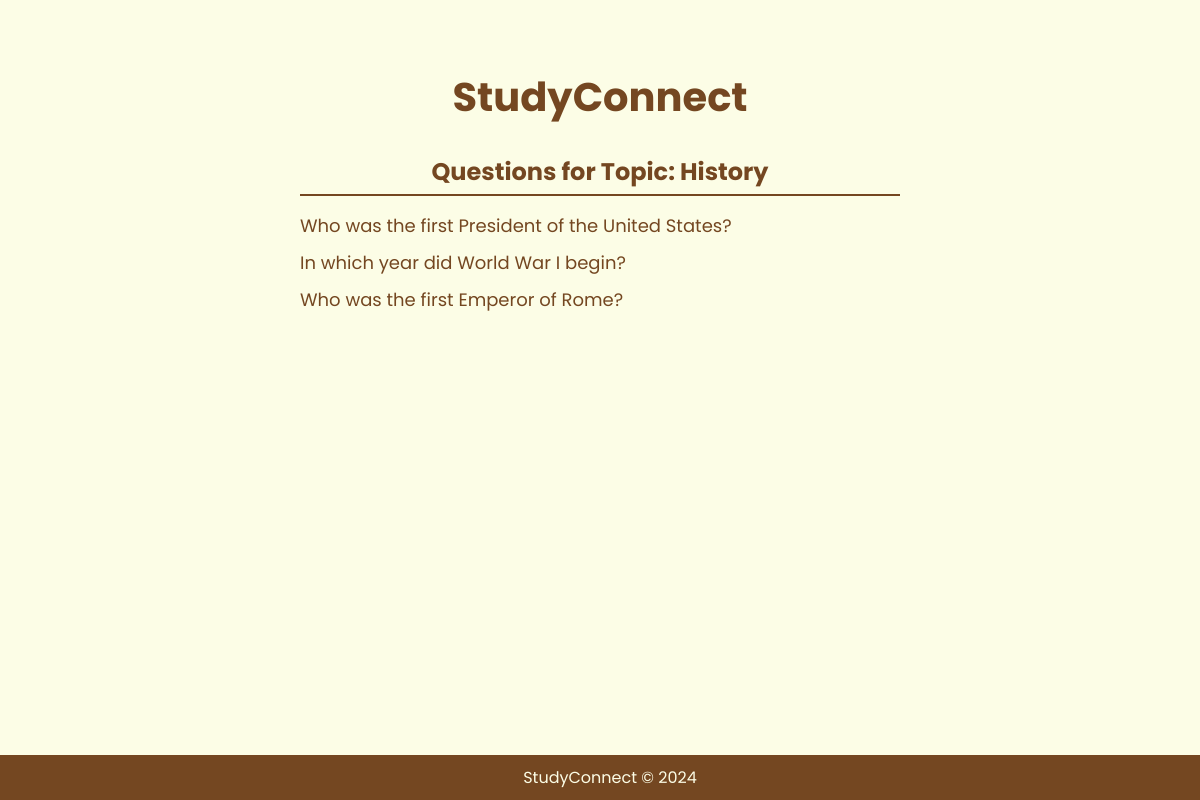
The page /topics/History/ on the database its author committed.
### flashcards/models.py (models this page shows, shortened)
class Flashcard(models.Model):
    question = models.CharField(max_length=255)
    answer = models.TextField()
    topic = models.CharField(max_length=100)

### flashcards/views.py (the view)
# urls.py: path('topics/<str:topic>/', views.quiz_questions_by_topic, name='quiz_questions_by_topic'),
def quiz_questions_by_topic(request, topic):
    flashcards = Flashcard.objects.filter(topic=topic)
    return render(request, 'flashcards/quiz_questions_by_topic.html', {'flashcards': flashcards})

### flashcards/templates/flashcards/quiz_questions_by_topic.html
{% extends 'base.html' %}
{% block content %}
<h2 class="section-title">Questions for Topic: {{ flashcards.0.topic }}</h2>
<div class="section">
    <ul>
        {% for flashcard in flashcards %}
        <li><a href="{% url 'quiz_question' pk=flashcard.pk %}">{{ flashcard.question }}</a></li>
        {% endfor %}
    </ul>
</div>
{% endblock %}

### flashcards/static/flashcards/css/styles.css (style rules this page uses)
body { font-family: 'Poppins', Courier, monospace; background-color: rgb(252, 253, 230); color: #333; margin: 0; padding: 0; }
h2 { color: #744721; }
ul { list-style-type: none; padding: 0; }
li { margin-bottom: 10px; }
a { font-size: large; text-decoration: none; color: #744721; }
.section { margin-bottom: 30px; }
.section-title { font-size: 24px; border-bottom: 2px solid #744721; padding-bottom: 5px; margin-bottom: 15px; text-align: center; }

### rows shown on the page
Flashcard: topic "History", question "Who was the first President of the United States?"
Flashcard: question "In which year did World War I begin?"
Flashcard: question "Who was the first Emperor of Rome?"
